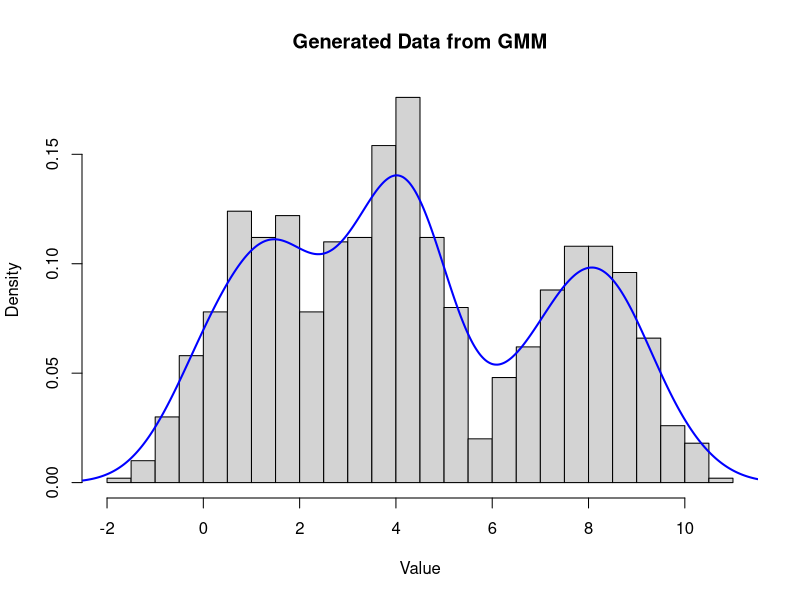

Generate this figure with R:

set.seed(123)

#####################################################################################
# GMM Sampler

# Define parameters for the Gaussian Mixture Model
d = 3 	# Number of families (dimension of the simplex)
means = c(1, 4, 8)  # Mean values for each component
variances = c(1, 1, 1)  # Variances for each component
proportions = c(0.3, 0.4, 0.3)  # Proportions for each component

# Number of samples to generate
num_samples = 1000

# Generate data from the Gaussian Mixture Model
generate_gmm_sample = function(n, means, variances, proportions) {
  component = sample.int(length(means), n, replace = TRUE, prob = proportions)
  samples = numeric(n)
  families = numeric(n)
  for (i in 1:n) {
    samples[i] = rnorm(1, mean = means[component[i]], sd = sqrt(variances[component[i]]))
    families[i] = component[i]
  }
  return(list(samples = samples, families = families))
}

generated_data = generate_gmm_sample(num_samples, means, variances, proportions)

# Access generated samples and their corresponding families
generated_samples = generated_data$samples
component_families = generated_data$families
total_families = table(component_families)

# Plot the generated data
hist(generated_samples, breaks = 30, freq = FALSE, main = "Generated Data from GMM", xlab = "Value")
lines(density(generated_samples), col = "blue", lwd = 2)

#####################################################################################

# Gibbs sampler + MH
R = 1e4
burn_in = 1e3
C = matrix(NA, nrow = d, ncol = R)
#TODO: change this step to be a uniform sample from the simplex using dirichlet distribution
c = c(0.1, 0.2, 0.7)
for(r in 1:(R + burn_in)){
	if(r%%1000 == 0 & r <= burn_in){
      print(paste("Warm-up: iteration:", r))
    } else if (r%%1000 == 0 & r > burn_in){
      print(paste("Sampling: iteration:", r-burn_in))
    }

	# Proposal from uniform d-simplex using Gibbs
	# TODO: make this into a function
	c_new = c
	lambda = runif(1)
	indices = sample(1:d, 2, replace = FALSE)
	i = indices[1]
	j = indices[2]
	c_new[i] = lambda * (c[i] + c[j])
	c_new[j] = (1-lambda) * (c[i] + c[j])

	# MH step
	log_rho = sum(total_families*log(c_new)) - sum(total_families*log(c))
	log_unif = log(runif(1))

	if(log_unif < min(0, log_rho)){
		c = c_new
	}

	# Store values after burnin done
	if(r > burn_in){
		C[, r - burn_in] = c
	}
}
# pretty stable estimates
cat("Row means =", rowMeans(C), "\nrow variances =", apply(C, 1, var), "\n")

#####################################################################################
# Proportional Coupling
R_prop = 1e3
X = matrix(NA, nrow = d, ncol = R_prop)	# Initialize chain randomly
Y = matrix(NA, nrow = d, ncol = R_prop)	# Initialize chain from the actual distribution using the gibbs sample
# TODO: need to sample from the uniform using dirichlet distribution
X[, 1] = c(0.1, 0.5, 0.4); x = X[, 1]
Y[, 1] = C[, R]; y = Y[, 1]
for(r in 2:R_prop){
	if(r %% 1000 == 0){
		print(paste("iteration: ", r))
	}
	x_new = x; y_new = y
	lambda = runif(1)
	indices = sample(1:d, 2, replace = FALSE)
	i = indices[1]; j = indices[2]
	x_new[i] = lambda * (x[i] + x[j])
	x_new[j] = (1-lambda) * (x[i] + x[j])
	y_new[i] = lambda * (y[i] + y[j])
	y_new[j] = (1-lambda) * (y[i] + y[j])

	# MH Step
	log_rho_x = sum(total_families*log(x_new)) - sum(total_families*log(x))
	log_rho_y = sum(total_families*log(y_new)) - sum(total_families*log(y))

	# can use other couplings, rn using the same thing
	log_unif_x = log_unif_y = log(runif(1))

	if(log_unif < min(0, log_rho_x)){
		x = x_new
	}
	if(log_unif < min(0, log_rho_y)){
		y = y_new
	}
	X[, r] = x; Y[, r] = y
}
sqrt(rowMeans((X-Y)^2))
apply(X-Y, 1, var)
# pretty stable estimates
cat("Row means =", sqrt(rowMeans((X-Y)^2)), "\nrow variances =", apply(X-Y, 1, var), "\n")
